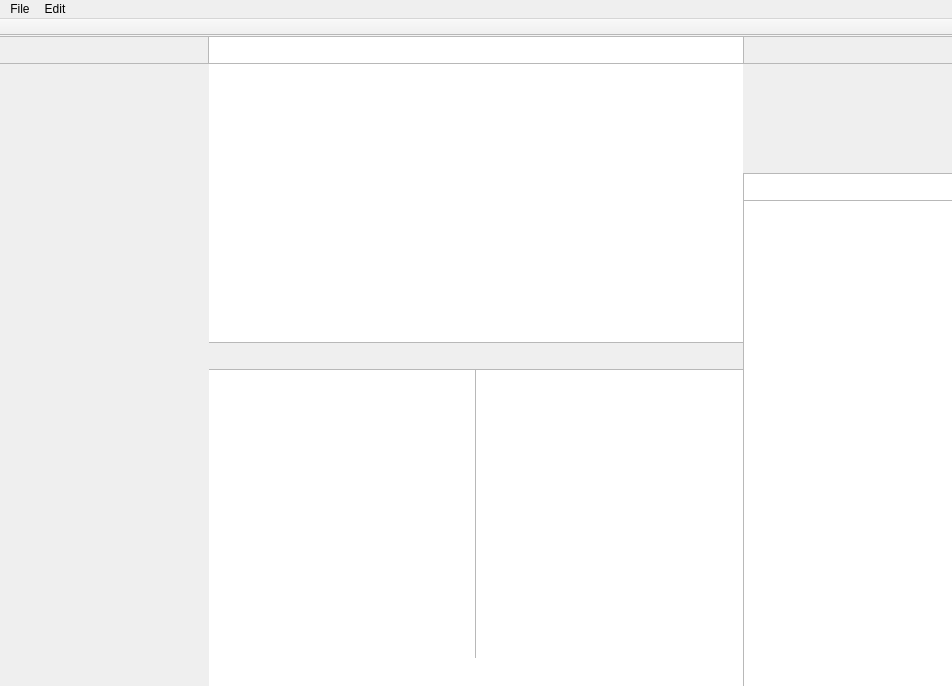
<?xml version="1.0" encoding="UTF-8"?>
<ui version="4.0">
 <class>main_window</class>
 <widget class="QMainWindow" name="main_window">
  <property name="geometry">
   <rect>
    <x>0</x>
    <y>0</y>
    <width>952</width>
    <height>686</height>
   </rect>
  </property>
  <property name="minimumSize">
   <size>
    <width>952</width>
    <height>686</height>
   </size>
  </property>
  <property name="windowTitle">
   <string>Swiftee</string>
  </property>
  <property name="unifiedTitleAndToolBarOnMac">
   <bool>true</bool>
  </property>
  <widget class="QWidget" name="centralwidget">
   <layout class="QGridLayout" name="gridLayout">
    <property name="leftMargin">
     <number>0</number>
    </property>
    <property name="topMargin">
     <number>0</number>
    </property>
    <property name="rightMargin">
     <number>0</number>
    </property>
    <property name="bottomMargin">
     <number>0</number>
    </property>
    <property name="spacing">
     <number>0</number>
    </property>
    <item row="0" column="0">
     <widget class="QSplitter" name="main_splitter">
      <property name="orientation">
       <enum>Qt::Horizontal</enum>
      </property>
      <property name="handleWidth">
       <number>0</number>
      </property>
      <widget class="QWidget" name="navigator_layout_widget">
       <layout class="QVBoxLayout" name="navigator_layout">
        <property name="spacing">
         <number>0</number>
        </property>
        <property name="sizeConstraint">
         <enum>QLayout::SetDefaultConstraint</enum>
        </property>
        <item>
         <widget class="QToolBar" name="navigator_switch">
          <property name="minimumSize">
           <size>
            <width>0</width>
            <height>28</height>
           </size>
          </property>
          <property name="maximumSize">
           <size>
            <width>16777215</width>
            <height>28</height>
           </size>
          </property>
          <property name="styleSheet">
           <string notr="true">QToolBar { background: palette(window); border-color:
                                                palette(mid); border-width: 1px 1px 1px 0px; border-style: solid; }
                                            </string>
          </property>
          <property name="movable">
           <bool>false</bool>
          </property>
          <property name="allowedAreas">
           <set>Qt::TopToolBarArea</set>
          </property>
          <property name="floatable">
           <bool>false</bool>
          </property>
         </widget>
        </item>
        <item>
         <widget class="QWidget" name="navigator_stack" native="true">
          <property name="minimumSize">
           <size>
            <width>200</width>
            <height>0</height>
           </size>
          </property>
          <property name="styleSheet">
           <string notr="true">border-color: palette(mid); border-width: 0px 1px 0px
                                                0px; border-style: solid;
                                            </string>
          </property>
         </widget>
        </item>
       </layout>
      </widget>
      <widget class="QSplitter" name="middle_splitter">
       <property name="orientation">
        <enum>Qt::Vertical</enum>
       </property>
       <property name="handleWidth">
        <number>0</number>
       </property>
       <widget class="QWidget" name="code_edit_layout_widget">
        <layout class="QVBoxLayout" name="code_edit_layout">
         <property name="spacing">
          <number>0</number>
         </property>
         <item>
          <widget class="QToolBar" name="code_edit_toolbar">
           <property name="sizePolicy">
            <sizepolicy hsizetype="Preferred" vsizetype="Fixed">
             <horstretch>0</horstretch>
             <verstretch>9</verstretch>
            </sizepolicy>
           </property>
           <property name="minimumSize">
            <size>
             <width>0</width>
             <height>28</height>
            </size>
           </property>
           <property name="maximumSize">
            <size>
             <width>16777215</width>
             <height>28</height>
            </size>
           </property>
           <property name="styleSheet">
            <string notr="true">QToolBar { background: white; border-color:
                                                    palette(mid); border-width: 1px 0px 1px 0px; border-style: solid; }
                                                </string>
           </property>
           <property name="movable">
            <bool>false</bool>
           </property>
           <property name="allowedAreas">
            <set>Qt::TopToolBarArea</set>
           </property>
           <property name="floatable">
            <bool>false</bool>
           </property>
          </widget>
         </item>
         <item>
          <widget class="CodeEditView" name="code_edit_view">
           <property name="styleSheet">
            <string notr="true">QTextEdit { border: none }</string>
           </property>
           <property name="lineWidth">
            <number>0</number>
           </property>
          </widget>
         </item>
        </layout>
       </widget>
       <widget class="QWidget" name="debug_layout_widget">
        <layout class="QVBoxLayout" name="debug_layout">
         <property name="spacing">
          <number>0</number>
         </property>
         <item>
          <widget class="QToolBar" name="debug_toolbar">
           <property name="minimumSize">
            <size>
             <width>0</width>
             <height>28</height>
            </size>
           </property>
           <property name="maximumSize">
            <size>
             <width>16777215</width>
             <height>28</height>
            </size>
           </property>
           <property name="styleSheet">
            <string notr="true">QToolBar { background: palette(window);
                                                    border-color: palette(mid); border-width: 1px 0px 1px 0px;
                                                    border-style: solid; }
                                                </string>
           </property>
           <property name="movable">
            <bool>false</bool>
           </property>
           <property name="allowedAreas">
            <set>Qt::TopToolBarArea</set>
           </property>
           <property name="floatable">
            <bool>false</bool>
           </property>
          </widget>
         </item>
         <item>
          <widget class="QSplitter" name="debug_splitter">
           <property name="orientation">
            <enum>Qt::Horizontal</enum>
           </property>
           <property name="handleWidth">
            <number>0</number>
           </property>
           <widget class="QWidget" name="variables_layout_widget">
            <layout class="QVBoxLayout" name="variables_layout">
             <property name="spacing">
              <number>0</number>
             </property>
             <item>
              <widget class="QTreeView" name="variables_view">
               <property name="styleSheet">
                <string notr="true">QTreeView { border-color:
                                                                    palette(mid); border-width: 0px 1px 0px 0px;
                                                                    border-style: solid; }
                                                                </string>
               </property>
              </widget>
             </item>
             <item>
              <widget class="QToolBar" name="variables_toolbar">
               <property name="minimumSize">
                <size>
                 <width>0</width>
                 <height>28</height>
                </size>
               </property>
               <property name="maximumSize">
                <size>
                 <width>16777215</width>
                 <height>28</height>
                </size>
               </property>
               <property name="styleSheet">
                <string notr="true">QToolBar { background: white;
                                                                    border-color: palette(mid); border-width: 1px 1px
                                                                    0px 0px; border-style: solid; }
                                                                </string>
               </property>
               <property name="movable">
                <bool>false</bool>
               </property>
               <property name="allowedAreas">
                <set>Qt::BottomToolBarArea</set>
               </property>
               <property name="floatable">
                <bool>false</bool>
               </property>
              </widget>
             </item>
            </layout>
           </widget>
           <widget class="QWidget" name="console_layout_widget">
            <layout class="QVBoxLayout" name="console_layout">
             <property name="spacing">
              <number>0</number>
             </property>
             <item>
              <widget class="QTextEdit" name="console_view">
               <property name="styleSheet">
                <string notr="true">border: none;</string>
               </property>
               <property name="textInteractionFlags">
                <set>Qt::LinksAccessibleByKeyboard|Qt::LinksAccessibleByMouse|Qt::TextBrowserInteraction|Qt::TextSelectableByKeyboard|Qt::TextSelectableByMouse</set>
               </property>
              </widget>
             </item>
             <item>
              <widget class="QToolBar" name="console_toolbar">
               <property name="minimumSize">
                <size>
                 <width>0</width>
                 <height>28</height>
                </size>
               </property>
               <property name="maximumSize">
                <size>
                 <width>16777215</width>
                 <height>28</height>
                </size>
               </property>
               <property name="styleSheet">
                <string notr="true">QToolBar { background: white;
                                                                    border-color: palette(mid); border-width: 1px 0px
                                                                    0px 0px; border-style: solid; }
                                                                </string>
               </property>
               <property name="movable">
                <bool>false</bool>
               </property>
               <property name="allowedAreas">
                <set>Qt::BottomToolBarArea</set>
               </property>
               <property name="floatable">
                <bool>false</bool>
               </property>
              </widget>
             </item>
            </layout>
           </widget>
          </widget>
         </item>
        </layout>
       </widget>
      </widget>
      <widget class="QSplitter" name="utilities_splitter">
       <property name="orientation">
        <enum>Qt::Vertical</enum>
       </property>
       <property name="handleWidth">
        <number>0</number>
       </property>
       <widget class="QWidget" name="inspector_layout_widget">
        <layout class="QVBoxLayout" name="inspector_layout">
         <property name="spacing">
          <number>0</number>
         </property>
         <item>
          <widget class="QToolBar" name="inspector_switch">
           <property name="minimumSize">
            <size>
             <width>0</width>
             <height>28</height>
            </size>
           </property>
           <property name="maximumSize">
            <size>
             <width>16777215</width>
             <height>28</height>
            </size>
           </property>
           <property name="styleSheet">
            <string notr="true">QToolBar { background: palette(window);
                                                    border-color: palette(mid); border-width: 1px 0px 1px 1px;
                                                    border-style: solid; }
                                                </string>
           </property>
           <property name="movable">
            <bool>false</bool>
           </property>
           <property name="allowedAreas">
            <set>Qt::TopToolBarArea</set>
           </property>
          </widget>
         </item>
         <item>
          <widget class="QWidget" name="inspector_stack" native="true">
           <property name="minimumSize">
            <size>
             <width>200</width>
             <height>30</height>
            </size>
           </property>
           <property name="styleSheet">
            <string notr="true">border-color: palette(mid); border-width: 0px 0px
                                                    0px 1px; border-style: solid;
                                                </string>
           </property>
          </widget>
         </item>
        </layout>
       </widget>
       <widget class="QWidget" name="library_layout_widget">
        <layout class="QVBoxLayout" name="library_layout">
         <property name="spacing">
          <number>0</number>
         </property>
         <item>
          <widget class="QToolBar" name="library_switch">
           <property name="minimumSize">
            <size>
             <width>0</width>
             <height>28</height>
            </size>
           </property>
           <property name="maximumSize">
            <size>
             <width>16777215</width>
             <height>28</height>
            </size>
           </property>
           <property name="styleSheet">
            <string notr="true">QToolBar { background: white; border-color:
                                                    palette(mid); border-width: 1px 0px 1px 1px; border-style: solid; }
                                                </string>
           </property>
           <property name="movable">
            <bool>false</bool>
           </property>
           <property name="allowedAreas">
            <set>Qt::TopToolBarArea</set>
           </property>
           <property name="floatable">
            <bool>false</bool>
           </property>
          </widget>
         </item>
         <item>
          <widget class="QWidget" name="library_stack" native="true">
           <property name="minimumSize">
            <size>
             <width>0</width>
             <height>190</height>
            </size>
           </property>
           <property name="styleSheet">
            <string notr="true">background-color: white; border-color: palette(mid);
                                                    border-width: 0px 0px 0px 1px; border-style: solid;
                                                </string>
           </property>
          </widget>
         </item>
        </layout>
       </widget>
      </widget>
     </widget>
    </item>
   </layout>
  </widget>
  <widget class="QMenuBar" name="menubar">
   <property name="geometry">
    <rect>
     <x>0</x>
     <y>0</y>
     <width>952</width>
     <height>22</height>
    </rect>
   </property>
   <widget class="QMenu" name="menu_file">
    <property name="title">
     <string>File</string>
    </property>
    <widget class="QMenu" name="menu_new">
     <property name="title">
      <string>New</string>
     </property>
     <addaction name="action_project"/>
    </widget>
    <addaction name="menu_new"/>
   </widget>
   <widget class="QMenu" name="menu_edit">
    <property name="title">
     <string>Edit</string>
    </property>
    <addaction name="action_undo"/>
    <addaction name="action_redo"/>
    <addaction name="separator"/>
    <addaction name="action_cut"/>
    <addaction name="action_copy"/>
    <addaction name="action_paste"/>
   </widget>
   <addaction name="menu_file"/>
   <addaction name="menu_edit"/>
  </widget>
  <widget class="QToolBar" name="main_toolbar">
   <property name="windowTitle">
    <string>toolBar</string>
   </property>
   <property name="movable">
    <bool>false</bool>
   </property>
   <property name="allowedAreas">
    <set>Qt::TopToolBarArea</set>
   </property>
   <property name="floatable">
    <bool>false</bool>
   </property>
   <attribute name="toolBarArea">
    <enum>TopToolBarArea</enum>
   </attribute>
   <attribute name="toolBarBreak">
    <bool>false</bool>
   </attribute>
  </widget>
  <action name="action_project">
   <property name="text">
    <string>Project</string>
   </property>
  </action>
  <action name="action_undo">
   <property name="text">
    <string>Undo</string>
   </property>
  </action>
  <action name="action_redo">
   <property name="text">
    <string>Redo</string>
   </property>
  </action>
  <action name="action_copy">
   <property name="text">
    <string>Copy</string>
   </property>
   <property name="toolTip">
    <string>Copy</string>
   </property>
  </action>
  <action name="action_cut">
   <property name="text">
    <string>Cut</string>
   </property>
   <property name="toolTip">
    <string>Cut</string>
   </property>
  </action>
  <action name="action_paste">
   <property name="text">
    <string>Paste</string>
   </property>
  </action>
 </widget>
 <customwidgets>
  <customwidget>
   <class>CodeEditView</class>
   <extends>QTextEdit</extends>
   <header>sources.codeedit.codeeditview</header>
  </customwidget>
 </customwidgets>
 <resources>
  <include location="../icons/icons.qrc"/>
 </resources>
 <connections>
  <connection>
   <sender>action_copy</sender>
   <signal>triggered()</signal>
   <receiver>code_edit_view</receiver>
   <slot>copy()</slot>
   <hints>
    <hint type="sourcelabel">
     <x>-1</x>
     <y>-1</y>
    </hint>
    <hint type="destinationlabel">
     <x>475</x>
     <y>220</y>
    </hint>
   </hints>
  </connection>
  <connection>
   <sender>action_undo</sender>
   <signal>triggered()</signal>
   <receiver>code_edit_view</receiver>
   <slot>undo()</slot>
   <hints>
    <hint type="sourcelabel">
     <x>-1</x>
     <y>-1</y>
    </hint>
    <hint type="destinationlabel">
     <x>475</x>
     <y>220</y>
    </hint>
   </hints>
  </connection>
  <connection>
   <sender>action_redo</sender>
   <signal>triggered()</signal>
   <receiver>code_edit_view</receiver>
   <slot>redo()</slot>
   <hints>
    <hint type="sourcelabel">
     <x>-1</x>
     <y>-1</y>
    </hint>
    <hint type="destinationlabel">
     <x>475</x>
     <y>220</y>
    </hint>
   </hints>
  </connection>
  <connection>
   <sender>action_cut</sender>
   <signal>triggered()</signal>
   <receiver>code_edit_view</receiver>
   <slot>cut()</slot>
   <hints>
    <hint type="sourcelabel">
     <x>-1</x>
     <y>-1</y>
    </hint>
    <hint type="destinationlabel">
     <x>475</x>
     <y>220</y>
    </hint>
   </hints>
  </connection>
  <connection>
   <sender>action_paste</sender>
   <signal>triggered()</signal>
   <receiver>code_edit_view</receiver>
   <slot>paste()</slot>
   <hints>
    <hint type="sourcelabel">
     <x>-1</x>
     <y>-1</y>
    </hint>
    <hint type="destinationlabel">
     <x>475</x>
     <y>220</y>
    </hint>
   </hints>
  </connection>
 </connections>
</ui>
